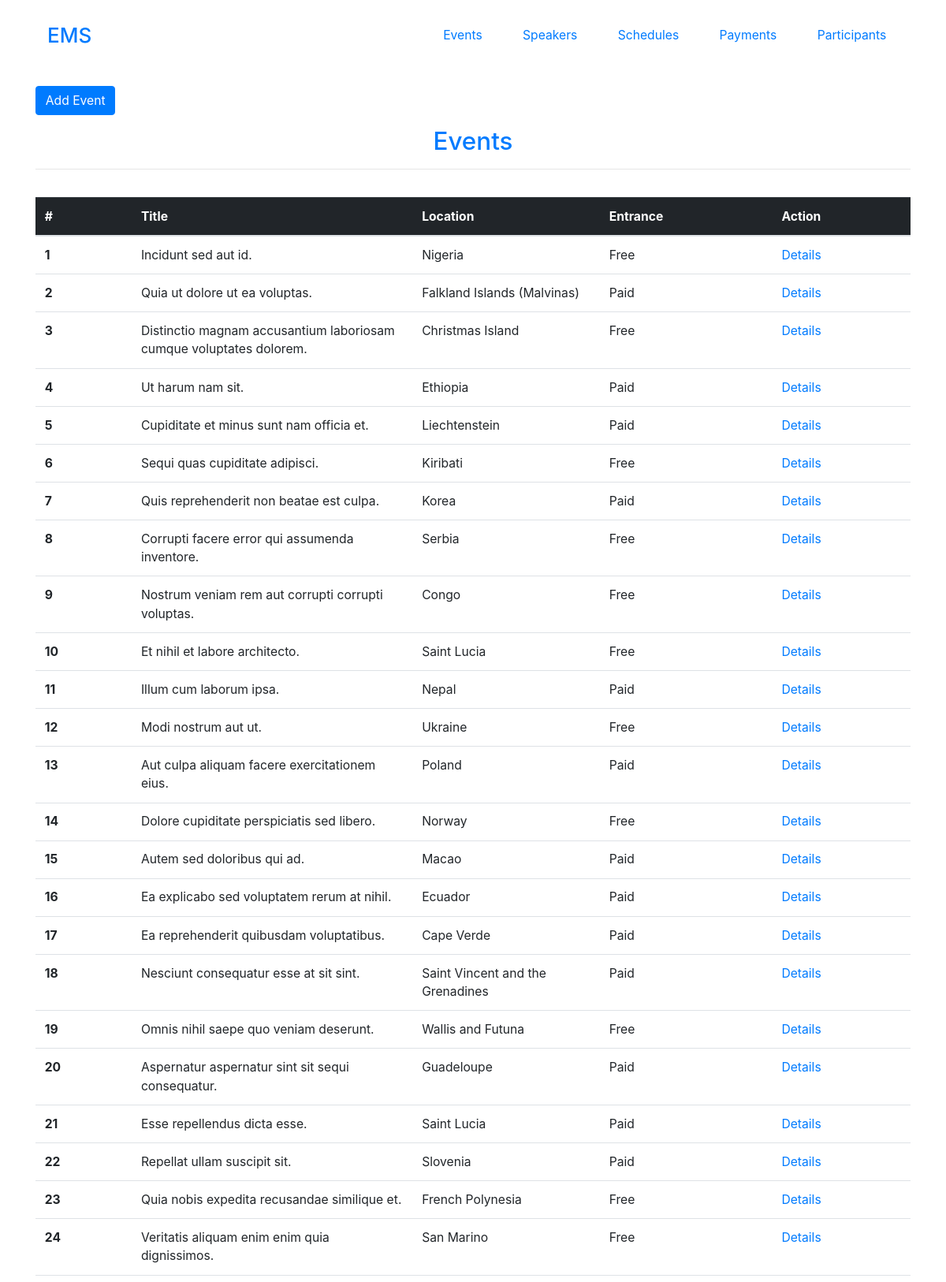
The page /events/all-events/ (upper part) on the database its author committed.
### event/models.py (models this page shows, shortened)
class Event(models.Model):
    title = models.CharField(max_length=100)
    description = models.TextField(blank=True)
    start_date = models.DateField()
    end_date = models.DateTimeField()
    location = models.CharField(max_length=100)
    category = models.ForeignKey(Category, on_delete=models.CASCADE)
    is_free = models.BooleanField()
    class Meta:
        verbose_name = 'Event'
        verbose_name_plural = 'Events'
        ordering = ["id"]

### event/views.py (the view)
# urls.py: path('all-events/', views.all_events_view),
def all_events_view(request):
    events = Event.objects.all()
    print("EV 1", events[0].title, events[0].start_date)
    return render(request, 'event/events.html', context={"events": events})

### templates/event/events.html (shortened to what this page needs)
{% extends 'base.html' %}
{%block content %}
<a href="/events/add-event" class="btn btn-primary text-white"
  > Add Event
</a>
<h2 class="events-title text-primary">Events</h2>
<table class="table">
  <thead class="table-dark">
    <tr>
      <th scope="col">#</th>
      <th scope="col">Title</th>
      <th scope="col">Location</th>
      <th scope="col">Entrance</th>
      <th scope="col">Action</th>
    </tr>
  </thead>
  <tbody>
    {% for event in events %}
    <tr>
      <th scope="row">{{event.id}}</th>
      <td style="max-width: 150px">{{event.title}}</td>
      <td style="max-width: 100px">{{event.location}}</td>
      {% if event.is_free %}
      <td>Free</td>
      {% else %}
      <td>Paid</td>
      {% endif %}
      <td>
        <a
          href="/events/{{event.title}}"
          class="link-primary link-offset-2 link-underline-opacity-25 link-underline-opacity-100-hover"
          >Details</a
        >
      </td>
    </tr>
    {% endfor %}
  </tbody>
</table>
{% endblock content %}

### static/css/styles.css (style rules this page uses)
* { margin: 0; padding: 0; box-sizing: border-box; }
html { font-size: 98%; }
.events-title { border-bottom: 1px solid #e6e6e6; padding: 15px; text-align: center; margin-bottom: 35px; }

### rows shown on the page
Event: id "1", title "Incidunt sed aut id.", location "Nigeria", is_free "Free"
Event: id "2", title "Quia ut dolore ut ea voluptas.", location "Falkland Islands (Malvinas)", is_free "Paid"
Event: id "3", title "Distinctio magnam accusantium laboriosam cumque voluptates dolorem.", location "Christmas Island", is_free "Free"
Event: id "4", title "Ut harum nam sit.", location "Ethiopia", is_free "Paid"
Event: id "5", title "Cupiditate et minus sunt nam officia et.", location "Liechtenstein", is_free "Paid"
Event: id "6", title "Sequi quas cupiditate adipisci.", location "Kiribati", is_free "Free"
Event: id "7", title "Quis reprehenderit non beatae est culpa.", location "Korea", is_free "Paid"
Event: id "8", title "Corrupti facere error qui assumenda inventore.", location "Serbia", is_free "Free"
Event: id "9", title "Nostrum veniam rem aut corrupti corrupti voluptas.", location "Congo", is_free "Free"
Event: id "10", title "Et nihil et labore architecto.", location "Saint Lucia", is_free "Free"
Event: id "11", title "Illum cum laborum ipsa.", location "Nepal", is_free "Paid"
Event: id "12", title "Modi nostrum aut ut.", location "Ukraine", is_free "Free"
Event: id "13", title "Aut culpa aliquam facere exercitationem eius.", location "Poland", is_free "Paid"
Event: id "14", title "Dolore cupiditate perspiciatis sed libero.", location "Norway", is_free "Free"
Event: id "15", title "Autem sed doloribus qui ad.", location "Macao", is_free "Paid"
Event: id "16", title "Ea explicabo sed voluptatem rerum at nihil.", location "Ecuador", is_free "Paid"
Event: id "17", title "Ea reprehenderit quibusdam voluptatibus.", location "Cape Verde", is_free "Paid"
Event: id "18", title "Nesciunt consequatur esse at sit sint.", location "Saint Vincent and the Grenadines", is_free "Paid"
Event: id "19", title "Omnis nihil saepe quo veniam deserunt.", location "Wallis and Futuna", is_free "Free"
Event: id "20", title "Aspernatur aspernatur sint sit sequi consequatur.", location "Guadeloupe", is_free "Paid"
Event: id "21", title "Esse repellendus dicta esse.", location "Saint Lucia", is_free "Paid"
Event: id "22", title "Repellat ullam suscipit sit.", location "Slovenia", is_free "Paid"
Event: id "23", title "Quia nobis expedita recusandae similique et.", location "French Polynesia", is_free "Free"
Event: id "24", title "Veritatis aliquam enim enim quia dignissimos.", location "San Marino", is_free "Free"
